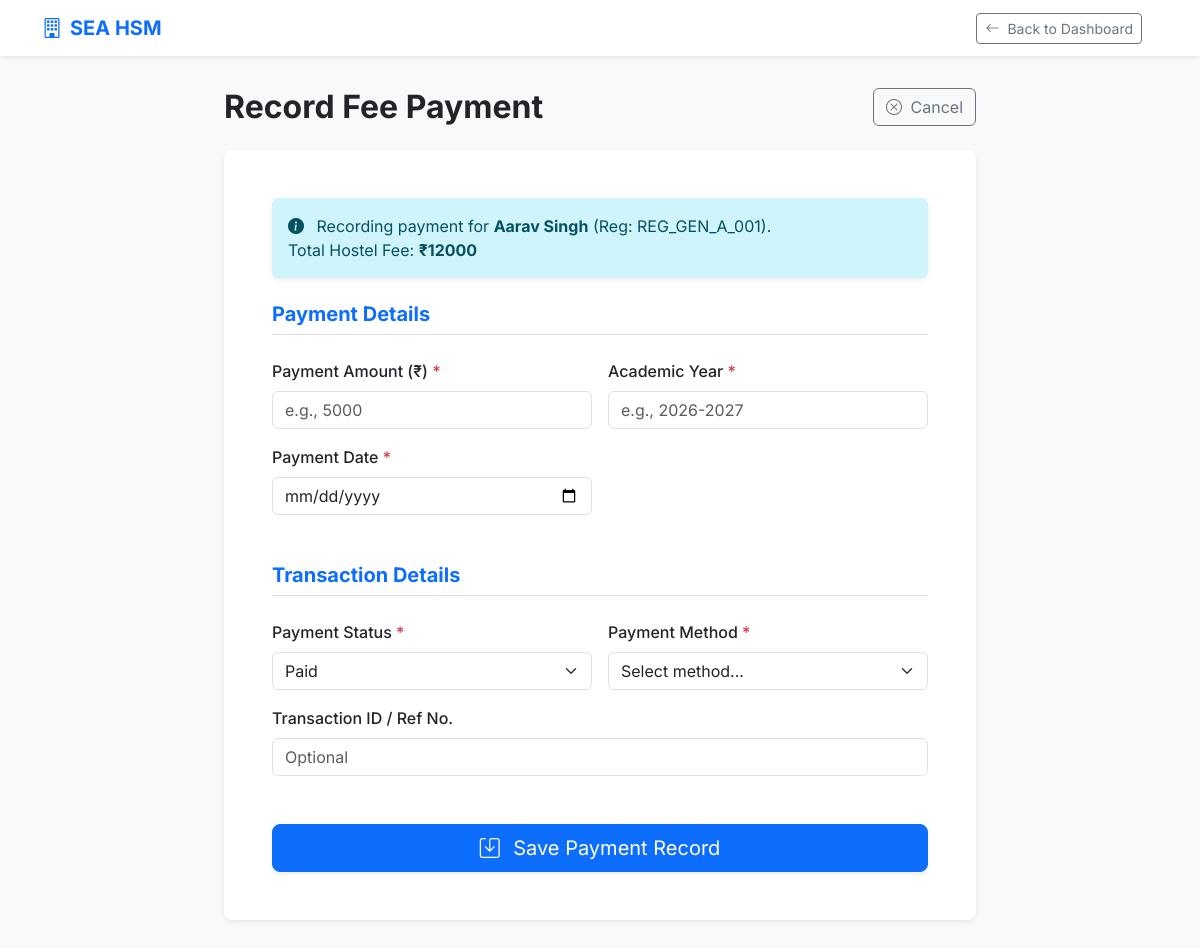
The app's page /fee/add_fee/159/ (signed in) with its own data.
### student/models.py (models this page shows, shortened)
class Student(models.Model):
    user = models.OneToOneField(UserList, on_delete=models.CASCADE)
    name = models.CharField(max_length=30)
    reg_number=models.CharField(max_length=25, unique=True)
    dob = models.DateField("Date of Birth")
    course = models.CharField(max_length=20)
    year = models.IntegerField()
    hostel_fee = models.IntegerField()
    phone = models.CharField(max_length=15,default='+91')
    email = models.EmailField()
    home_address = models.TextField()
    guardian_name = models.CharField(max_length=30)
    guardian_phone = models.CharField(max_length=15,default='+91')
    guardian_email = models.EmailField()
    room = models.ForeignKey(Room, on_delete=models.SET_NULL, null=True)
    photo = models.ImageField(upload_to='students_photo/')
    id_proof = models.FileField(upload_to='id_proof/')

### fee/views.py (the view, shortened to what this page needs)
# urls.py: path('add_fee/<int:id>/',views.add_fee,name='add_fee'),
@role_required("Admin")
def add_fee(request,id):
    student = get_object_or_404(Student, id=id)
    return render(request,'add_fee.html',{'student':student})

### fee/templates/add_fee.html (shortened to what this page needs)
{% extends 'base.html' %}
{% block content %}
<div class="row justify-content-center">
    <div class="col-lg-8">
        <div class="d-flex justify-content-between align-items-center mb-4">
            <h2 class="fw-bold text-dark mb-0">Record Fee Payment</h2>
            <a href="{% url 'student_fee' student.id %}" class="btn btn-outline-secondary">
                <i class="bi bi-x-circle me-1"></i> Cancel
            </a>
        </div>
        <div class="card border-0 shadow-sm rounded-3">
            <div class="card-body p-4 p-md-5">
                <div class="alert alert-info border-0 shadow-sm mb-4">
                    <i class="bi bi-info-circle-fill me-2"></i>
                    Recording payment for <strong>{{ student.name }}</strong> (Reg: {{ student.reg_number }}).
                    <br>Total Hostel Fee: <strong>₹{{ student.hostel_fee }}</strong>
                </div>
                <form action="{% url 'add_fee' student.id %}" method="post" enctype="multipart/form-data">
                    <h5 class="fw-bold mb-4 text-primary border-bottom pb-2">Payment Details</h5>
                    <div class="row g-3 mb-4">
                        <div class="col-md-6">
                            <label for="amount" class="form-label fw-medium">Payment Amount (₹) <span class="text-danger">*</span></label>
                            <input type="number" class="form-control" id="amount" name="amount" step="0.01" required placeholder="e.g., 5000">
                        </div>
                        <div class="col-md-6">
                            <label for="academic_year" class="form-label fw-medium">Academic Year <span class="text-danger">*</span></label>
                            <input type="text" class="form-control" id="academic_year" name="academic_year" required placeholder="e.g., 2026-2027">
                        </div>
                        <div class="col-md-6">
                            <label for="payment_date" class="form-label fw-medium">Payment Date <span class="text-danger">*</span></label>
                            <input type="date" class="form-control" id="payment_date" name="payment_date" required>
                        </div>
                    </div>
                    <h5 class="fw-bold mb-4 text-primary border-bottom pb-2 mt-5">Transaction Details</h5>
                    <div class="row g-3 mb-4">
                        <div class="col-md-6">
                            <label for="status" class="form-label fw-medium">Payment Status <span class="text-danger">*</span></label>
                            <select class="form-select" id="status" name="status" required>
                                <option value="Paid" selected>Paid</option>
                            </select>
                        </div>
                        <div class="col-md-6">
                            <label for="payment_method" class="form-label fw-medium">Payment Method <span class="text-danger">*</span></label>
                            <select class="form-select" id="payment_method" name="payment_method" required>
                                <option value="" selected disabled>Select method...</option>
                            </select>
                        </div>
                        <div class="col-md-12">
                            <label for="transaction_id" class="form-label fw-medium">Transaction ID / Ref No.</label>
                            <input type="text" class="form-control" id="transaction_id" name="transaction_id" placeholder="Optional">
                        </div>
                    </div>
                    <div class="d-grid mt-5">
                        <button type="submit" class="btn btn-primary btn-lg shadow-sm">
                            <i class="bi bi-save me-2"></i> Save Payment Record
                        </button>
                    </div>
                </form>
            </div>
        </div>
    </div>
</div>
{% endblock %}

### accounts/templates/base.html (style rules this page uses)
body { font-family: 'Inter', sans-serif; background-color: #f8f9fa; }

### records on screen
Student: name "Aarav Singh", reg_number "REG_GEN_A_001", hostel_fee "12000"
